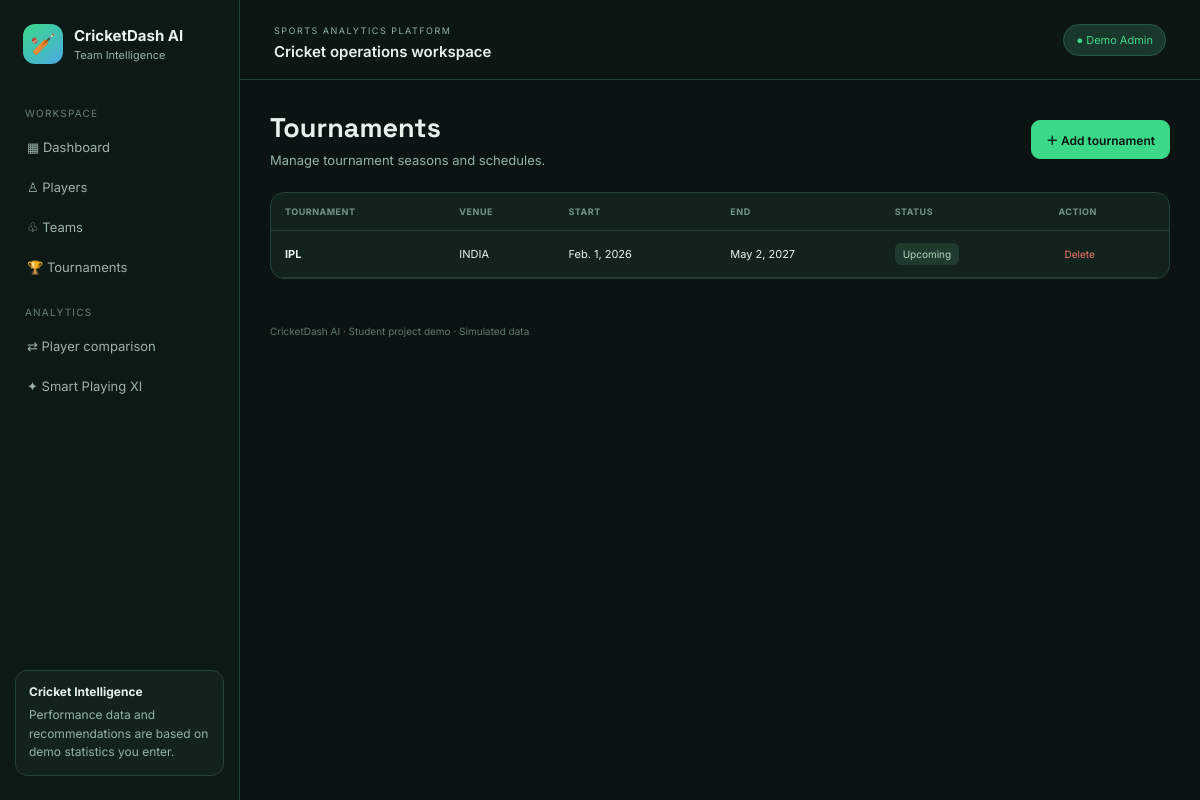
/tournaments/, run on the app's committed database.
### core/models.py (models this page shows, shortened)
class Tournament(models.Model):
    STATUS_CHOICES = [('Upcoming','Upcoming'),('Ongoing','Ongoing'),('Completed','Completed')]
    name = models.CharField(max_length=120)
    venue = models.CharField(max_length=120, blank=True)
    start_date = models.DateField(null=True, blank=True)
    end_date = models.DateField(null=True, blank=True)
    status = models.CharField(max_length=20, choices=STATUS_CHOICES, default='Upcoming')

### core/views.py (the view)
# urls.py: path('tournaments/', views.tournaments, name='tournaments'), path('tournaments/add/', views.tournament_add, name='tournament_add'), path('tournaments/<int:pk>/delete/', views.tournament_delete, name='
def tournaments(request): return render(request,'core/tournaments.html',{'tournaments':Tournament.objects.all().order_by('-start_date')})

### core/templates/core/tournaments.html
{% extends 'core/base.html' %}{% block content %}<div class="page-title"><div><h1>Tournaments</h1><p>Manage tournament seasons and schedules.</p></div><a class="btn primary" href="{% url 'tournament_add' %}">＋ Add tournament</a></div><div class="panel table-panel"><table><thead><tr><th>TOURNAMENT</th><th>VENUE</th><th>START</th><th>END</th><th>STATUS</th><th>ACTION</th></tr></thead><tbody>{% for t in tournaments %}<tr><td><b>{{t.name}}</b></td><td>{{t.venue|default:'—'}}</td><td>{{t.start_date|default:'—'}}</td><td>{{t.end_date|default:'—'}}</td><td><span class="role">{{t.status}}</span></td><td><form method="post" action="{% url 'tournament_delete' t.pk %}">{% csrf_token %}<button class="danger-link" onclick="return confirm('Delete tournament?')">Delete</button></form></td></tr>{% empty %}<tr><td colspan="6" class="empty">No tournaments created.</td></tr>{% endfor %}</tbody></table></div>{% endblock %}

### core/static/core/style.css (style rules this page uses)
:root { --bg:#0b1412;--panel:#12231e;--panel2:#172d26;--line:#264139;--text:#e8f1ec;--muted:#94b2a5;--green:#3bd889;--blue:#4aa9e0;--gold:#d7b65c;--red:#ee7464 }
* { box-sizing:border-box }
body { margin:0;background:var(--bg);color:var(--text);font-family:Inter,Arial,sans-serif }
a { color:inherit;text-decoration:none }
.page-title { display:flex;align-items:center;justify-content:space-between;gap:20px;margin-bottom:24px;flex-wrap:wrap }
.page-title h1 { font-family:'Space Grotesk',Inter,sans-serif;font-size:27px;margin:0 }
.page-title p { color:var(--muted);font-size:13px;margin:7px 0 0 }
.btn { display:inline-flex;align-items:center;border:1px solid var(--line);background:var(--panel2);padding:10px 14px;border-radius:9px;font-size:12px;color:var(--text);font-weight:600 }
.primary { background:var(--green);border-color:var(--green);color:#07150e }
.panel { background:var(--panel);border:1px solid var(--line);border-radius:14px;padding:18px;margin-bottom:16px }
.table-panel { overflow-x:auto;padding:0 }
.table-panel table { border-collapse:collapse;width:100%;font-size:11px;white-space:nowrap }
.table-panel th { font-size:9px;color:#759386;text-align:left;padding:13px 14px;border-bottom:1px solid var(--line);letter-spacing:.5px }
.table-panel td { padding:12px 14px;border-bottom:1px solid #20382e }
.role { display:inline-block;background:#203a2d;color:#b2d8bd;padding:5px 8px;border-radius:6px;font-size:10px }
.danger-link { background:none;border:0;color:var(--red);font:inherit;font-size:10px;cursor:pointer }

### data on the page
Tournament: name "IPL", venue "INDIA", start_date "Feb. 1, 2026", end_date "May 2, 2027", status "Upcoming"
